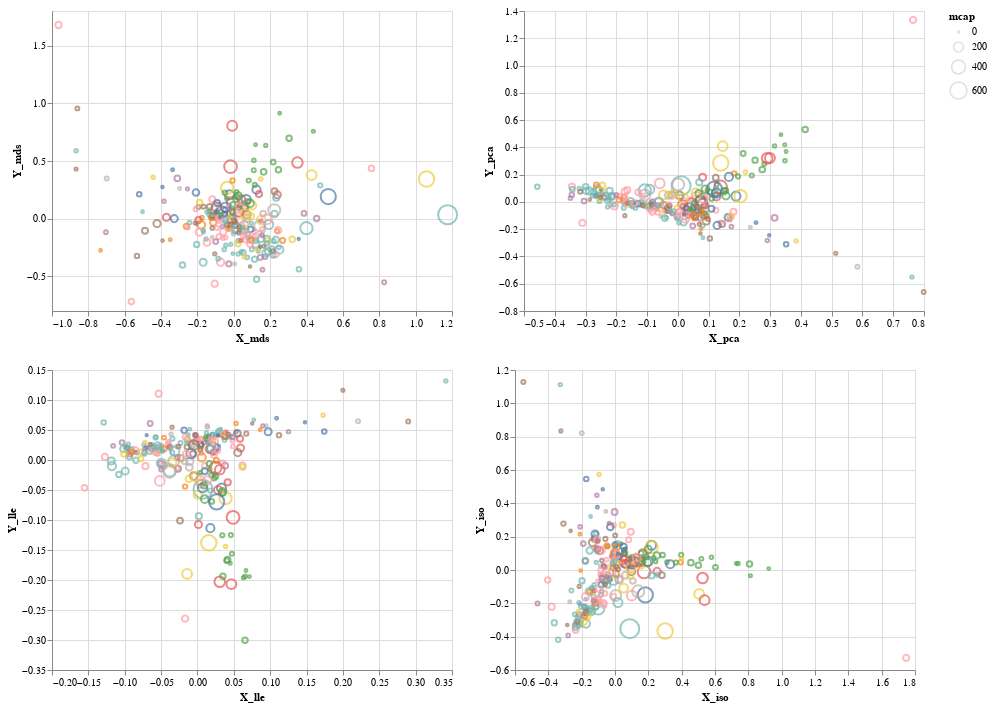

This figure's notebook cell:
### Code cell
input_dropdown = alt.binding_select(options=list(np.unique(df_altair.sector.values)))
interval = alt.selection_interval(encodings=['x', 'y'])
selection = alt.selection_single(fields=['sector'], bind=input_dropdown, name='LOL')
color = alt.condition(selection,
                    alt.Color('sector:N', legend=None),
                    alt.value('lightgray'))

chart2 = alt.Chart(df_altair).mark_point().encode(
    color=color,
    tooltip='ticker:N',
    size='mcap'
).add_selection(
    selection
).add_selection(
    interval
)

(chart2.encode(x='X_mds', y='Y_mds') | chart2.encode(x='X_pca', y='Y_pca')) &\
(chart2.encode(x='X_lle', y='Y_lle') | chart2.encode(x='X_iso', y='Y_iso'))

### Figure 1 — Vega-Lite specification as saved in the notebook (floating-point values rounded to 4 significant figures; data arrays with more than 128 entries replaced by an {"elided": "..."} marker saying what was removed)
{"$schema": "https://vega.github.io/schema/vega-lite/v3.4.0.json", "config": {"mark": {"tooltip": null}, "view": {"height": 300, "width": 400}}, "data": {"name": "data-619a964ae705b1b75875987d9503aff6"}, "datasets": {"data-619a964ae705b1b75875987d9503aff6": {"elided": "246 records"}}, "vconcat": [{"hconcat": [{"encoding": {"color": {"condition": {"field": "sector", "legend": null, "selection": "LOL", "type": "nominal"}, "value": "lightgray"}, "size": {"field": "mcap", "type": "quantitative"}, "tooltip": {"field": "ticker", "type": "nominal"}, "x": {"field": "X_mds", "type": "quantitative"}, "y": {"field": "Y_mds", "type": "quantitative"}}, "mark": "point", "selection": {"LOL": {"bind": {"input": "select", "options": ["Communication services", "Consumer discretionary", "Consumer staples", "Energy", "Equity certificates", "Financials", "Health care", "Industrials", "Information technology", "Materials", "Real estate", "Utilities"]}, "fields": ["sector"], "type": "single"}, "selector001": {"encodings": ["x", "y"], "type": "interval"}}}, {"encoding": {"color": {"condition": {"field": "sector", "legend": null, "selection": "LOL", "type": "nominal"}, "value": "lightgray"}, "size": {"field": "mcap", "type": "quantitative"}, "tooltip": {"field": "ticker", "type": "nominal"}, "x": {"field": "X_pca", "type": "quantitative"}, "y": {"field": "Y_pca", "type": "quantitative"}}, "mark": "point", "selection": {"LOL": {"bind": {"input": "select", "options": ["Communication services", "Consumer discretionary", "Consumer staples", "Energy", "Equity certificates", "Financials", "Health care", "Industrials", "Information technology", "Materials", "Real estate", "Utilities"]}, "fields": ["sector"], "type": "single"}, "selector001": {"encodings": ["x", "y"], "type": "interval"}}}]}, {"hconcat": [{"encoding": {"color": {"condition": {"field": "sector", "legend": null, "selection": "LOL", "type": "nominal"}, "value": "lightgray"}, "size": {"field": "mcap", "type": "quantitative"}, "tooltip": {"field": "ticker", "type": "nominal"}, "x": {"field": "X_lle", "type": "quantitative"}, "y": {"field": "Y_lle", "type": "quantitative"}}, "mark": "point", "selection": {"LOL": {"bind": {"input": "select", "options": ["Communication services", "Consumer discretionary", "Consumer staples", "Energy", "Equity certificates", "Financials", "Health care", "Industrials", "Information technology", "Materials", "Real estate", "Utilities"]}, "fields": ["sector"], "type": "single"}, "selector001": {"encodings": ["x", "y"], "type": "interval"}}}, {"encoding": {"color": {"condition": {"field": "sector", "legend": null, "selection": "LOL", "type": "nominal"}, "value": "lightgray"}, "size": {"field": "mcap", "type": "quantitative"}, "tooltip": {"field": "ticker", "type": "nominal"}, "x": {"field": "X_iso", "type": "quantitative"}, "y": {"field": "Y_iso", "type": "quantitative"}}, "mark": "point", "selection": {"LOL": {"bind": {"input": "select", "options": ["Communication services", "Consumer discretionary", "Consumer staples", "Energy", "Equity certificates", "Financials", "Health care", "Industrials", "Information technology", "Materials", "Real estate", "Utilities"]}, "fields": ["sector"], "type": "single"}, "selector001": {"encodings": ["x", "y"], "type": "interval"}}}]}]}
